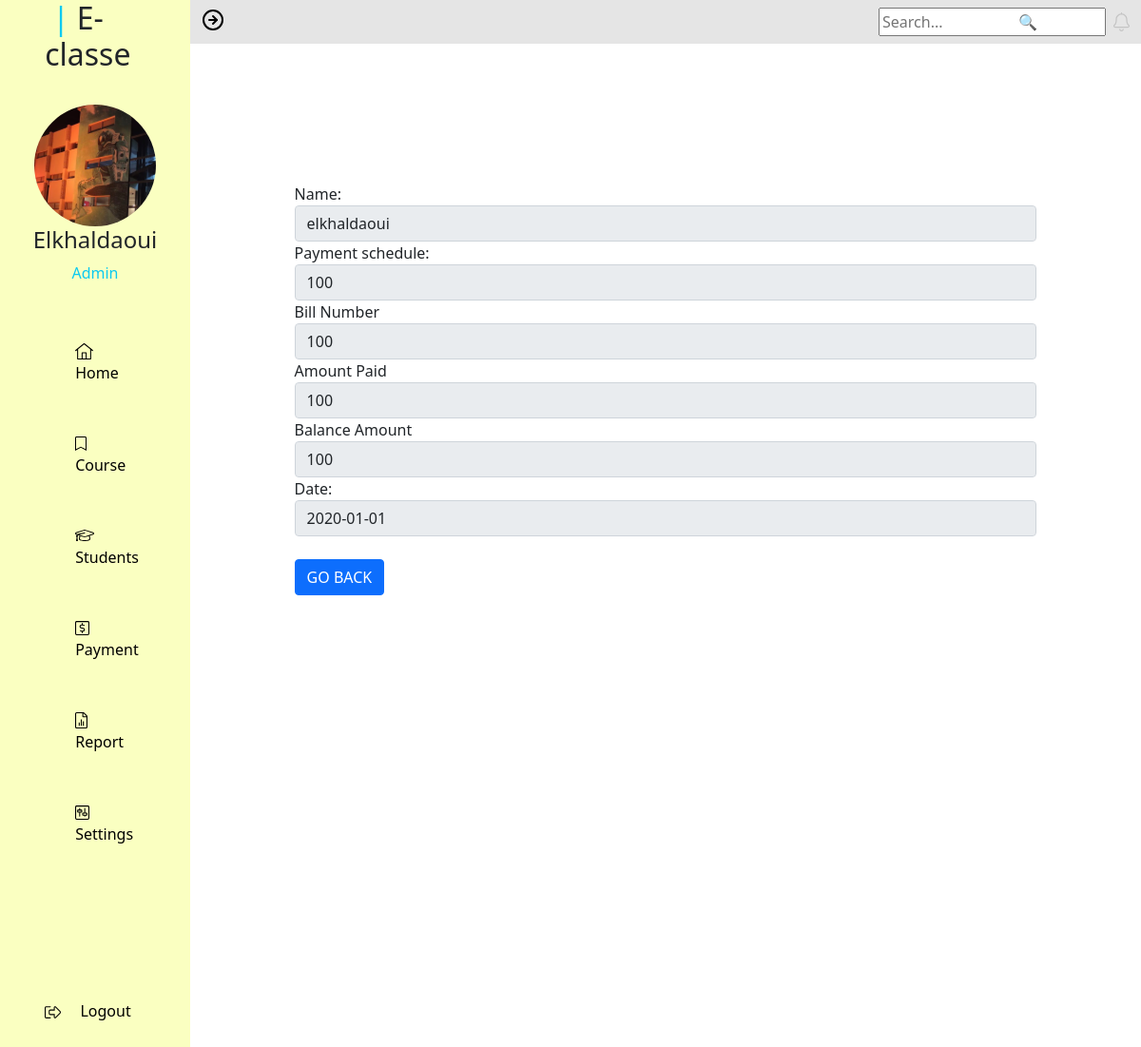
Page /showp.php?id=1 (signed in) on the committed database.
### tables this page shows
CREATE TABLE `payment_details` (
  `name` varchar(100) NOT NULL,
  `id` int(11) NOT NULL,
  `payment_schedule` int(11) NOT NULL,
  `bill_number` int(11) NOT NULL,
  `amount_paid` int(11) NOT NULL,
  `balance_amount` int(11) NOT NULL,
  `date` date NOT NULL
);

### showp.php (the view, shortened to what this page needs)
<?php
$id = $_GET['id'];
include 'assets/navbar.php';
$connection = mysqli_connect ("localhost","root","","e_classe_db");
$queery = "SELECT * FROM payment_details WHERE id=$id ";
$results = mysqli_query($connection,$queery);
$row = mysqli_fetch_assoc($results);
?>
<div class="container">
    <br><br>
  <form action="/action_page.php" id="form" >
      <div class="form-group">
        <label for="name">Name:</label>
        <input type="text" class="form-control" id="name" placeholder="" name="name" value="<?php echo $row['name']?>" disabled>
      </div>
      <div class="form-group">
        <label for="payment_schedule">Payment schedule:</label>
        <input type="payment_schedule" class="form-control" id="payment_schedule" placeholder="" name="payment_schedule" value="<?php echo $row['payment_schedule']?>" disabled>
      </div>
      <div class="form-group">
        <label for="bill_number">Bill Number</label>
        <input type="text" class="form-control" id="bill_number" placeholder="" name="bill_number" value="<?php echo $row['bill_number']?>" disabled>
      </div>
      <div class="form-group">
        <label for="amount_paid">Amount Paid</label>
        <input type="text" class="form-control" id="amount_paid" placeholder="" name="amount_paid" value="<?php echo $row['amount_paid']?>" disabled>
      </div>
      <div class="form-group">
        <label for="balance_amount">Balance Amount</label>
        <input type="text" class="form-control" id="balance_amount" placeholder="" name="balance_amount" value="<?php echo $row['balance_amount']?>" disabled>
      </div>
      <div class="form-group">
        <label for="date">Date:</label>
        <input type="text" class="form-control" id="date" placeholder="" name="date" value="<?php echo $row['date']?>"disabled>
      </div>
     <br>
    <a class="btn btn-primary" href="payment.php" role="button">GO BACK</a>
  </form>
</div>
<?php
include './js.php';
?>

### css/style.css (style rules this page uses)
a { text-decoration: none; }
html { height: 100%; }
body { height: 100%; }

### showp.php (style rules this page uses)
#form { margin: 10%; }

### rows in the picture
payment_details: name "elkhaldaoui", payment_schedule "100", bill_number "100", amount_paid "100", balance_amount "100", date "2020-01-01"

### other values in the picture
$_SESSION['name'] "Elkhaldaoui"
